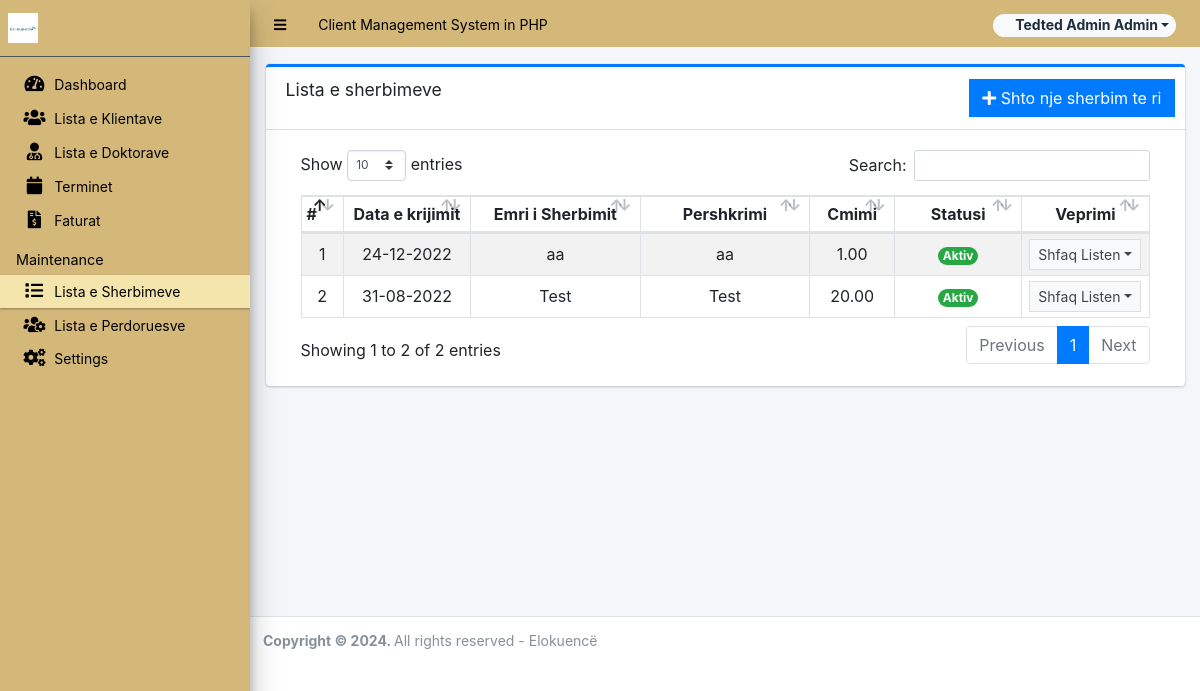
Screenshot of /admin/?page=maintenance/services (signed in) with the database file from the repository.
### tables this page shows
CREATE TABLE `services_list` (
  `id` int(30) NOT NULL,
  `name` text NOT NULL,
  `description` text NOT NULL,
  `price` float NOT NULL DEFAULT 0,
  `status` tinyint(1) NOT NULL DEFAULT 1,
  `date_created` datetime NOT NULL DEFAULT current_timestamp(),
  `date_updated` datetime NOT NULL DEFAULT current_timestamp() ON UPDATE current_timestamp()
);

### admin/maintenance/services.php (the view, shortened to what this page needs)
<div class="card card-outline card-primary">
	<div class="card-header">
		<h3 class="card-title">Lista e sherbimeve</h3>
		<div class="card-tools">
			<a href="javascript:void(0)" id="create_new" class="btn btn-flat btn-primary"><span class="fas fa-plus"></span>  Shto nje sherbim te ri</a>
		</div>
	</div>
	<div class="card-body">
		<div class="container-fluid">
        <div class="container-fluid">
			<table class="table table-bordered table-striped">
				<colgroup>
					<col width="5%">
					<col width="15%">
					<col width="20%">
					<col width="20%">
					<col width="10%">
					<col width="15%">
					<col width="15%">
				</colgroup>
				<thead>
					<tr>
						<th>#</th>
						<th class="text-center">Data e krijimit</th>
						<th class="text-center">Emri i Sherbimit</th>
						<th class="text-center">Pershkrimi</th>
						<th class="text-center">Cmimi</th>
						<th class="text-center">Statusi</th>
						<th class="text-center">Veprimi</th>
					</tr>
				</thead>
				<tbody>
					<?php
					$i = 1;
						$qry = $conn->query("SELECT * from `services_list`  order by `name` asc ");
						while($row = $qry->fetch_assoc()):
					?>
						<tr>
							<td class="text-center"><?php echo $i++; ?></td>
							<td class="text-center"><?php echo date("d-m-Y",strtotime($row['date_created'])) ?></td>
							<td class="text-center"><?php echo $row['name'] ?></td>
							<td class="text-center"><?php echo $row['description'] ?></td>
							<td class="text-center"><?php echo number_format($row['price'],2) ?></td>
							<td class="text-center">
                                <?php if($row['status'] == 1): ?>
                                    <span class="badge badge-success rounded-pill">Aktiv</span>
                                <?php else: ?>
                                    <span class="badge badge-danger rounded-pill">Joaktiv</span>
                                <?php endif; ?>
                            </td>
							<td align="center">
								 <button type="button" class="btn btn-flat btn-default btn-sm dropdown-toggle dropdown-icon" data-toggle="dropdown">
								 Shfaq Listen
				                  </button>
							</td>
						</tr>
					<?php endwhile; ?>
				</tbody>
			</table>
		</div>
		</div>
	</div>
</div>

### rows the page displays
services_list: date_created "24-12-2022", name "aa", description "aa", price "1.00", status "Aktiv"
services_list: date_created "31-08-2022", name "Test", description "Test", price "20.00", status "Aktiv"

### other values shown
$_settings->info('name') "Client Management System in PHP"
$_settings->userdata('firstname').' '.$_settings->userdata('lastname') "Tedted Admin Admin"
